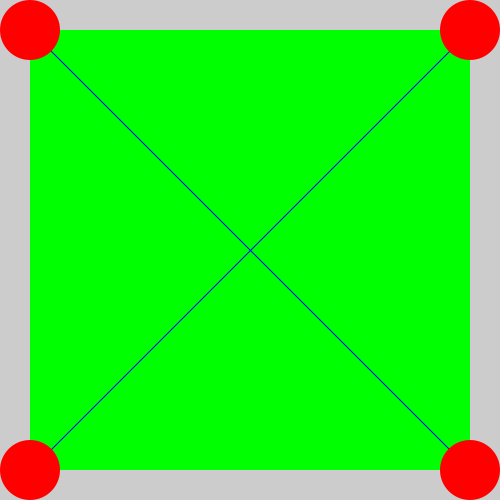
Frame 1 (no input)
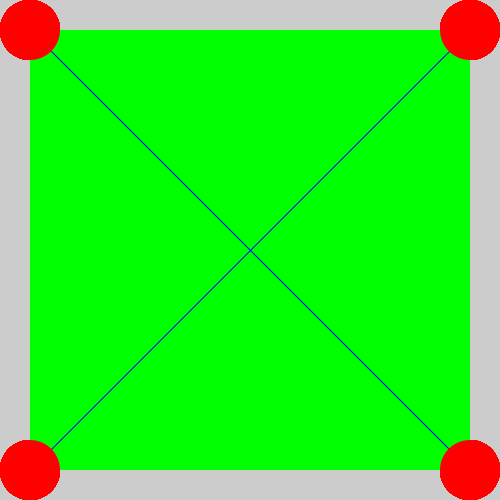
Frame 60 (the mouse pressed at the canvas centre just before this capture)
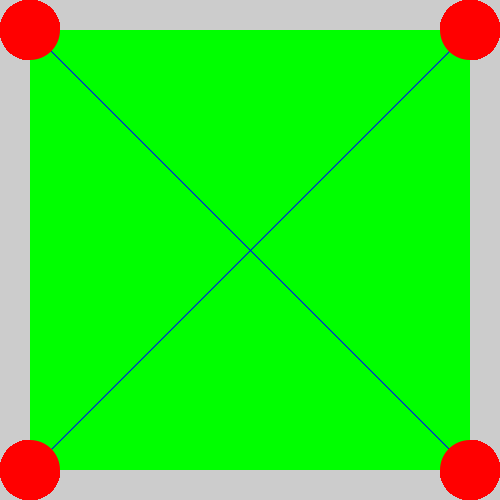
Frame 120 (the mouse held since frame 60 and released just before this capture)

The Processing sketch that drew these frames (run headless with seeded random() and noise(); from frame 60 on, the mouse is pressed at the canvas centre):

// Processing sketch: sketch_130903a
// ── sketch_130903a.pde
void setup(){
size(500,500);
}

void draw(){
  fill(0,256,0);
  noStroke();
  rect (30,30,440,440);
  stroke(0,0,256);
  line(30,30,470,470);
  line(30,470,470, 30);
  fill(256,0,0);
  noStroke();
  ellipse(30,30,60,60);
  ellipse(470,30,60,60);
  ellipse(30,470,60,60);
  ellipse(470,470,60,60);


}
